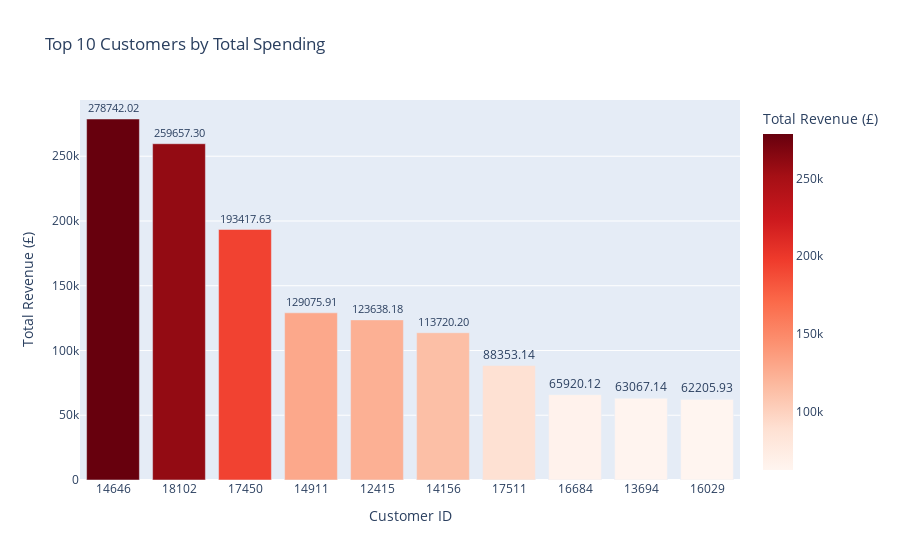

The cell this chart's notebook holds for it:
### Markdown cell above
#### 2.2.6 Top 10 Customers by Total Spending

### Code cell
data['CustomerID'] = data['CustomerID'].astype(str)
customer_revenue = data.groupby('CustomerID')['TotalPrice'].sum().nlargest(10).reset_index()
fig = px.bar(
    customer_revenue, x='CustomerID', y='TotalPrice', 
    text='TotalPrice', title="Top 10 Customers by Total Spending",
    labels={'TotalPrice': 'Total Revenue (£)', 'CustomerID': 'Customer ID'},
    color='TotalPrice', color_continuous_scale='reds')
fig.update_traces(texttemplate='%{text:.2f}', textposition='outside')
fig.show()

### Figure 1 — Plotly figure (JSON) as saved in the notebook; plotly's stock layout.template omitted (floating-point values rounded to 4 significant figures)
{"data": [{"alignmentgroup": "True", "hovertemplate": "Customer ID=%{x}<br>Total Revenue (£)=%{marker.color}<extra></extra>", "legendgroup": "", "marker": {"color": [278700.0, 259700.0, 193400.0, 129100.0, 123600.0, 113700.0, 88350.0, 65920.0, 63070.0, 62210.0], "coloraxis": "coloraxis", "pattern": {"shape": ""}}, "name": "", "offsetgroup": "", "orientation": "v", "showlegend": false, "text": [278700.0, 259700.0, 193400.0, 129100.0, 123600.0, 113700.0, 88350.0, 65920.0, 63070.0, 62210.0], "textposition": "outside", "texttemplate": "%{text:.2f}", "type": "bar", "x": ["14646", "18102", "17450", "14911", "12415", "14156", "17511", "16684", "13694", "16029"], "xaxis": "x", "y": [278700.0, 259700.0, 193400.0, 129100.0, 123600.0, 113700.0, 88350.0, 65920.0, 63070.0, 62210.0], "yaxis": "y"}], "layout": {"barmode": "relative", "coloraxis": {"colorbar": {"title": {"text": "Total Revenue (£)"}}, "colorscale": [[0, "rgb(255,245,240)"], [0.125, "rgb(254,224,210)"], [0.25, "rgb(252,187,161)"], [0.375, "rgb(252,146,114)"], [0.5, "rgb(251,106,74)"], [0.625, "rgb(239,59,44)"], [0.75, "rgb(203,24,29)"], [0.875, "rgb(165,15,21)"], [1, "rgb(103,0,13)"]]}, "legend": {"tracegroupgap": 0}, "title": {"text": "Top 10 Customers by Total Spending"}, "xaxis": {"anchor": "y", "domain": [0, 1], "title": {"text": "Customer ID"}}, "yaxis": {"anchor": "x", "domain": [0, 1], "title": {"text": "Total Revenue (£)"}}}}
